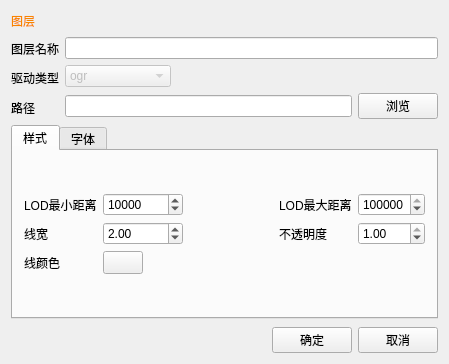
<?xml version="1.0" encoding="UTF-8"?>
<ui version="4.0">
 <class>CVectorLayerDialog</class>
 <widget class="QWidget" name="CVectorLayerDialog">
  <property name="geometry">
   <rect>
    <x>0</x>
    <y>0</y>
    <width>449</width>
    <height>364</height>
   </rect>
  </property>
  <property name="windowTitle">
   <string>CVectorLayerDialog</string>
  </property>
  <layout class="QGridLayout" name="gridLayout_3">
   <item row="0" column="0" colspan="2">
    <layout class="QHBoxLayout" name="horizontalLayout">
     <item>
      <widget class="QLabel" name="label_layer">
       <property name="styleSheet">
        <string notr="true">color: rgb(249, 133, 0);</string>
       </property>
       <property name="text">
        <string>图层</string>
       </property>
      </widget>
     </item>
     <item>
      <spacer name="horizontalSpacer">
       <property name="orientation">
        <enum>Qt::Horizontal</enum>
       </property>
       <property name="sizeHint" stdset="0">
        <size>
         <width>40</width>
         <height>20</height>
        </size>
       </property>
      </spacer>
     </item>
    </layout>
   </item>
   <item row="1" column="0">
    <layout class="QVBoxLayout" name="verticalLayout_3">
     <item>
      <widget class="QLabel" name="label_layerName">
       <property name="text">
        <string>图层名称</string>
       </property>
      </widget>
     </item>
     <item>
      <widget class="QLabel" name="label_driveType">
       <property name="text">
        <string>驱动类型</string>
       </property>
      </widget>
     </item>
     <item>
      <widget class="QLabel" name="label_path">
       <property name="text">
        <string>路径</string>
       </property>
      </widget>
     </item>
    </layout>
   </item>
   <item row="1" column="1">
    <layout class="QVBoxLayout" name="verticalLayout_4">
     <item>
      <widget class="QLineEdit" name="lineEdit_layerName"/>
     </item>
     <item>
      <layout class="QHBoxLayout" name="horizontalLayout_13">
       <item>
        <widget class="QComboBox" name="comboBox_driveType">
         <property name="enabled">
          <bool>false</bool>
         </property>
         <item>
          <property name="text">
           <string>ogr</string>
          </property>
         </item>
         <item>
          <property name="text">
           <string>feature_geom</string>
          </property>
         </item>
         <item>
          <property name="text">
           <string>hgvector</string>
          </property>
         </item>
         <item>
          <property name="text">
           <string>raster</string>
          </property>
         </item>
         <item>
          <property name="text">
           <string>tfs</string>
          </property>
         </item>
         <item>
          <property name="text">
           <string>wfs</string>
          </property>
         </item>
         <item>
          <property name="text">
           <string>xyz</string>
          </property>
         </item>
        </widget>
       </item>
       <item>
        <spacer name="horizontalSpacer_17">
         <property name="orientation">
          <enum>Qt::Horizontal</enum>
         </property>
         <property name="sizeHint" stdset="0">
          <size>
           <width>40</width>
           <height>20</height>
          </size>
         </property>
        </spacer>
       </item>
      </layout>
     </item>
     <item>
      <layout class="QHBoxLayout" name="horizontalLayout_12">
       <item>
        <widget class="QLineEdit" name="lineEdit_path"/>
       </item>
       <item>
        <widget class="QPushButton" name="btn_find_path">
         <property name="sizePolicy">
          <sizepolicy hsizetype="Minimum" vsizetype="Fixed">
           <horstretch>0</horstretch>
           <verstretch>0</verstretch>
          </sizepolicy>
         </property>
         <property name="text">
          <string>浏览</string>
         </property>
        </widget>
       </item>
      </layout>
     </item>
    </layout>
   </item>
   <item row="2" column="0" colspan="2">
    <layout class="QHBoxLayout" name="horizontalLayout_10"/>
   </item>
   <item row="3" column="0" colspan="2">
    <layout class="QVBoxLayout" name="verticalLayout_9">
     <item>
      <widget class="QTabWidget" name="tabWidget">
       <property name="currentIndex">
        <number>0</number>
       </property>
       <widget class="QWidget" name="tab_style">
        <attribute name="title">
         <string>样式</string>
        </attribute>
        <layout class="QGridLayout" name="gridLayout">
         <item row="0" column="1">
          <layout class="QVBoxLayout" name="verticalLayout_2">
           <item>
            <widget class="QSpinBox" name="spinBox_minDistance">
             <property name="maximum">
              <number>999999999</number>
             </property>
             <property name="singleStep">
              <number>1000</number>
             </property>
             <property name="value">
              <number>10000</number>
             </property>
            </widget>
           </item>
           <item>
            <widget class="QDoubleSpinBox" name="dSpinBox_lineWidth">
             <property name="minimum">
              <double>0.100000000000000</double>
             </property>
             <property name="maximum">
              <double>10.000000000000000</double>
             </property>
             <property name="singleStep">
              <double>0.500000000000000</double>
             </property>
             <property name="value">
              <double>2.000000000000000</double>
             </property>
            </widget>
           </item>
           <item>
            <layout class="QHBoxLayout" name="horizontalLayout_2">
             <item>
              <widget class="QPushButton" name="btn_lineColor">
               <property name="minimumSize">
                <size>
                 <width>23</width>
                 <height>23</height>
                </size>
               </property>
               <property name="styleSheet">
                <string notr="true"/>
               </property>
              </widget>
             </item>
             <item>
              <spacer name="horizontalSpacer_3">
               <property name="orientation">
                <enum>Qt::Horizontal</enum>
               </property>
               <property name="sizeHint" stdset="0">
                <size>
                 <width>40</width>
                 <height>20</height>
                </size>
               </property>
              </spacer>
             </item>
            </layout>
           </item>
          </layout>
         </item>
         <item row="0" column="0">
          <layout class="QVBoxLayout" name="verticalLayout">
           <item>
            <widget class="QLabel" name="label_minDistance">
             <property name="text">
              <string>LOD最小距离</string>
             </property>
            </widget>
           </item>
           <item>
            <widget class="QLabel" name="label_lineWidth">
             <property name="text">
              <string>线宽</string>
             </property>
            </widget>
           </item>
           <item>
            <widget class="QLabel" name="label_lineColor">
             <property name="text">
              <string>线颜色</string>
             </property>
            </widget>
           </item>
          </layout>
         </item>
         <item row="0" column="4">
          <layout class="QVBoxLayout" name="verticalLayout_5">
           <item>
            <widget class="QLabel" name="label_maxDistance">
             <property name="text">
              <string>LOD最大距离</string>
             </property>
            </widget>
           </item>
           <item>
            <widget class="QLabel" name="label_lineOpacity">
             <property name="text">
              <string>不透明度</string>
             </property>
            </widget>
           </item>
           <item>
            <widget class="QLabel" name="label">
             <property name="text">
              <string/>
             </property>
            </widget>
           </item>
          </layout>
         </item>
         <item row="0" column="5">
          <layout class="QVBoxLayout" name="verticalLayout_6">
           <item>
            <widget class="QSpinBox" name="spinBox_maxDistance">
             <property name="maximum">
              <number>999999999</number>
             </property>
             <property name="singleStep">
              <number>10000</number>
             </property>
             <property name="value">
              <number>50000000</number>
             </property>
            </widget>
           </item>
           <item>
            <widget class="QDoubleSpinBox" name="dspinBox_lineOpacity">
             <property name="maximum">
              <double>1.000000000000000</double>
             </property>
             <property name="singleStep">
              <double>0.100000000000000</double>
             </property>
             <property name="value">
              <double>1.000000000000000</double>
             </property>
            </widget>
           </item>
           <item>
            <widget class="QLabel" name="label_2">
             <property name="text">
              <string/>
             </property>
            </widget>
           </item>
          </layout>
         </item>
         <item row="0" column="2">
          <spacer name="horizontalSpacer_16">
           <property name="orientation">
            <enum>Qt::Horizontal</enum>
           </property>
           <property name="sizeHint" stdset="0">
            <size>
             <width>40</width>
             <height>20</height>
            </size>
           </property>
          </spacer>
         </item>
         <item row="1" column="0" colspan="6">
          <layout class="QHBoxLayout" name="horizontalLayout_11">
           <property name="spacing">
            <number>0</number>
           </property>
          </layout>
         </item>
        </layout>
       </widget>
       <widget class="QWidget" name="tab_font">
        <attribute name="title">
         <string>字体</string>
        </attribute>
        <layout class="QGridLayout" name="gridLayout_2">
         <item row="0" column="0">
          <layout class="QVBoxLayout" name="verticalLayout_7">
           <item>
            <widget class="QLabel" name="label_fontSize">
             <property name="text">
              <string>字体大小</string>
             </property>
            </widget>
           </item>
           <item>
            <widget class="QLabel" name="label_fontFormat">
             <property name="text">
              <string>字体格式</string>
             </property>
            </widget>
           </item>
           <item>
            <widget class="QLabel" name="label_fontColor">
             <property name="text">
              <string>字体颜色</string>
             </property>
            </widget>
           </item>
           <item>
            <widget class="QLabel" name="label_icon">
             <property name="text">
              <string>图标</string>
             </property>
            </widget>
           </item>
          </layout>
         </item>
         <item row="0" column="1">
          <layout class="QVBoxLayout" name="verticalLayout_8">
           <item>
            <layout class="QHBoxLayout" name="horizontalLayout_5">
             <item>
              <widget class="QSpinBox" name="spinBox_fontSize">
               <property name="maximum">
                <number>100</number>
               </property>
               <property name="value">
                <number>18</number>
               </property>
              </widget>
             </item>
             <item>
              <spacer name="horizontalSpacer_5">
               <property name="orientation">
                <enum>Qt::Horizontal</enum>
               </property>
               <property name="sizeHint" stdset="0">
                <size>
                 <width>40</width>
                 <height>20</height>
                </size>
               </property>
              </spacer>
             </item>
            </layout>
           </item>
           <item>
            <widget class="QLineEdit" name="lineEdit_fontFormat"/>
           </item>
           <item>
            <layout class="QHBoxLayout" name="horizontalLayout_7">
             <item>
              <spacer name="horizontalSpacer_6">
               <property name="orientation">
                <enum>Qt::Horizontal</enum>
               </property>
               <property name="sizeHint" stdset="0">
                <size>
                 <width>40</width>
                 <height>20</height>
                </size>
               </property>
              </spacer>
             </item>
             <item>
              <widget class="QPushButton" name="btn_fontColor">
               <property name="minimumSize">
                <size>
                 <width>23</width>
                 <height>23</height>
                </size>
               </property>
               <property name="text">
                <string/>
               </property>
              </widget>
             </item>
             <item>
              <spacer name="horizontalSpacer_8">
               <property name="orientation">
                <enum>Qt::Horizontal</enum>
               </property>
               <property name="sizeHint" stdset="0">
                <size>
                 <width>40</width>
                 <height>20</height>
                </size>
               </property>
              </spacer>
             </item>
             <item>
              <widget class="QLabel" name="label_shadowColor">
               <property name="text">
                <string>阴影颜色</string>
               </property>
              </widget>
             </item>
             <item>
              <spacer name="horizontalSpacer_7">
               <property name="orientation">
                <enum>Qt::Horizontal</enum>
               </property>
               <property name="sizeHint" stdset="0">
                <size>
                 <width>40</width>
                 <height>20</height>
                </size>
               </property>
              </spacer>
             </item>
             <item>
              <widget class="QPushButton" name="btn_shadowColor">
               <property name="minimumSize">
                <size>
                 <width>23</width>
                 <height>23</height>
                </size>
               </property>
               <property name="text">
                <string/>
               </property>
              </widget>
             </item>
             <item>
              <spacer name="horizontalSpacer_10">
               <property name="orientation">
                <enum>Qt::Horizontal</enum>
               </property>
               <property name="sizeHint" stdset="0">
                <size>
                 <width>40</width>
                 <height>20</height>
                </size>
               </property>
              </spacer>
             </item>
            </layout>
           </item>
           <item>
            <layout class="QHBoxLayout" name="horizontalLayout_8">
             <item>
              <widget class="QLineEdit" name="lineEdit_icon"/>
             </item>
             <item>
              <widget class="QPushButton" name="btn_find_icon">
               <property name="text">
                <string>浏览</string>
               </property>
              </widget>
             </item>
            </layout>
           </item>
          </layout>
         </item>
         <item row="1" column="0" colspan="2">
          <layout class="QHBoxLayout" name="horizontalLayout_9">
           <item>
            <widget class="QCheckBox" name="checkBox_dodge">
             <property name="text">
              <string>避让</string>
             </property>
            </widget>
           </item>
           <item>
            <spacer name="horizontalSpacer_9">
             <property name="orientation">
              <enum>Qt::Horizontal</enum>
             </property>
             <property name="sizeHint" stdset="0">
              <size>
               <width>40</width>
               <height>20</height>
              </size>
             </property>
            </spacer>
           </item>
          </layout>
         </item>
        </layout>
       </widget>
      </widget>
     </item>
     <item>
      <spacer name="verticalSpacer">
       <property name="orientation">
        <enum>Qt::Vertical</enum>
       </property>
       <property name="sizeHint" stdset="0">
        <size>
         <width>20</width>
         <height>40</height>
        </size>
       </property>
      </spacer>
     </item>
     <item>
      <layout class="QHBoxLayout" name="horizontalLayout_4">
       <item>
        <spacer name="horizontalSpacer_2">
         <property name="orientation">
          <enum>Qt::Horizontal</enum>
         </property>
         <property name="sizeHint" stdset="0">
          <size>
           <width>40</width>
           <height>20</height>
          </size>
         </property>
        </spacer>
       </item>
       <item>
        <widget class="QPushButton" name="btn_ok">
         <property name="text">
          <string>确定</string>
         </property>
        </widget>
       </item>
       <item>
        <widget class="QPushButton" name="btn_cancel">
         <property name="text">
          <string>取消</string>
         </property>
        </widget>
       </item>
      </layout>
     </item>
    </layout>
   </item>
  </layout>
 </widget>
 <layoutdefault spacing="6" margin="11"/>
 <resources>
  <include location="../resource/images.qrc"/>
 </resources>
 <connections/>
</ui>
